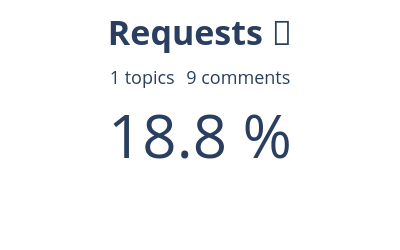

Here is the notebook cell this chart was saved with:
### Code cell
# ---------------- REQUESTS ----------------
percentage = (n_request_comments / n_total_comments) * 100

fig = go.Figure()

fig.add_trace(
    go.Indicator(
        mode="number",
        value=percentage,
        number={
            "suffix": " %",
            "font": {"size": 60}
        },
        title={
            "text": (
                "<span style='font-size:34px'><b>Requests 🙋</b></span><br><br>"
                f"<span style='font-size:18px'>{len(request_topics)} topics</span>&nbsp;&nbsp;&nbsp;"
                f"<span style='font-size:18px'>{n_request_comments} comments</span>"
            )
        }
    )
)

fig.update_layout(
    height=250,
    width=400,
    margin=dict(l=20, r=20, t=40, b=20),
    paper_bgcolor="white",
)

fig.show()

### Figure 1 — Plotly figure (JSON) as saved in the notebook; plotly's stock layout.template omitted (floating-point values rounded to 4 significant figures)
{"data": [{"mode": "number", "number": {"font": {"size": 60}, "suffix": " %"}, "title": {"text": "<span style='font-size:34px'><b>Requests 🙋</b></span><br><br><span style='font-size:18px'>1 topics</span>&nbsp;&nbsp;&nbsp;<span style='font-size:18px'>9 comments</span>"}, "type": "indicator", "value": 18.75}], "layout": {"height": 250, "margin": {"b": 20, "l": 20, "r": 20, "t": 40}, "paper_bgcolor": "white", "width": 400}}
